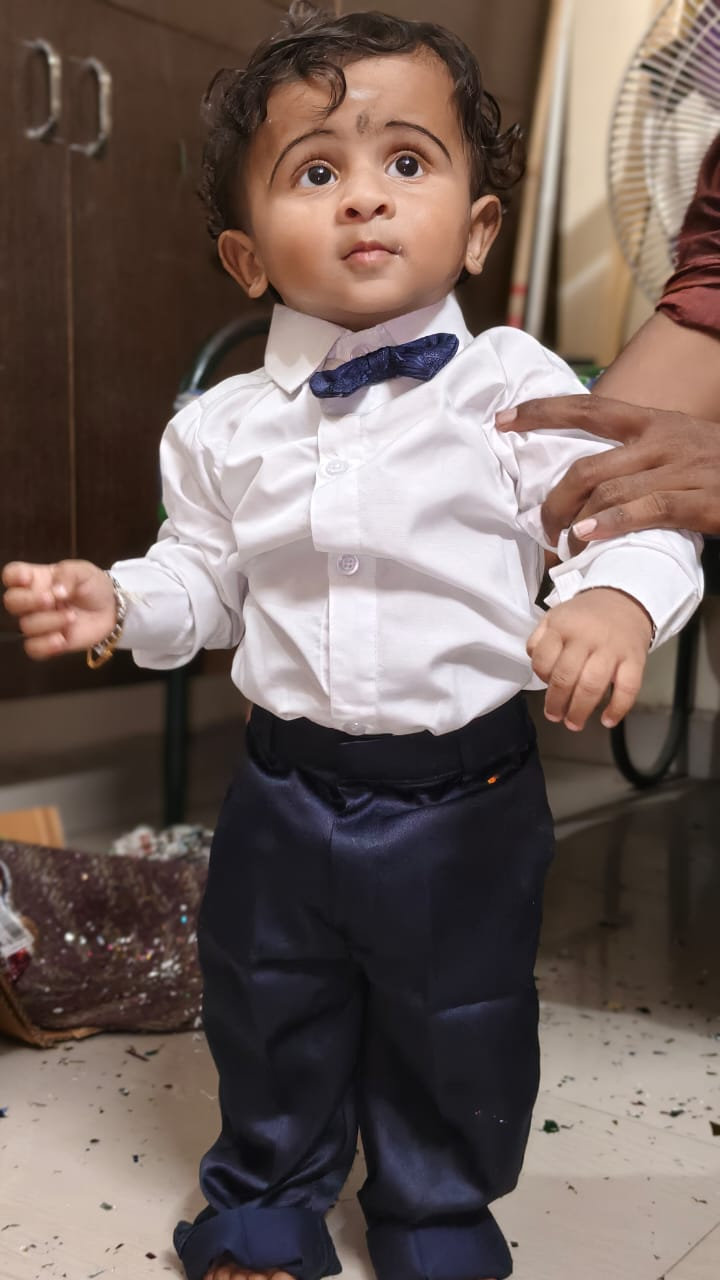
#> input picture WhatsApp Image 2025-12-31 at 11.19.25 AM.jpeg, 720 x 1280 px, given in place of the camera
$ python -i main_code.py   (imports and definitions only)
#> lines starting #> are read from the running program, lines starting #| are printed output that depends on the picture; after the words box and inside, x2 and y2 are one past the last pixel; in counts of white or black regions, pixels touching at a corner belong together
import cv2, os, sys, pickle
import time
import numpy as np
from configs import *
from datetime import datetime, date
import cv2, os, sys, pickle
import time
import numpy as np
from configs import *
from datetime import datetime, date
import sqlite3

# Database Setup
# [19 lines left out: function init_db, not called in this run]

# [1 line not run here, left out]

# Set to track who has been logged in this session
logged_attendees = set()

# [23 lines left out: function log_attendance, not called in this run]

faceCascade = cv2.CascadeClassifier('bin/haarcascade_frontalface_default.xml')
profileCascade = cv2.CascadeClassifier('bin/haarcascade_profileface.xml')

recognizer = cv2.face.LBPHFaceRecognizer_create()

# [11 lines not run here, left out]

def predictFacesFromWebcam(label2name_map):
        video_capture = cv2.VideoCapture(0)
        while True:
                ret, frame = video_capture.read()
#> frame is the input picture: shape (1280, 720, 3); mean B, G, R 92.7, 98.2, 113.8
                print(ret)
#| True
                gray = cv2.cvtColor(frame, cv2.COLOR_BGR2GRAY)
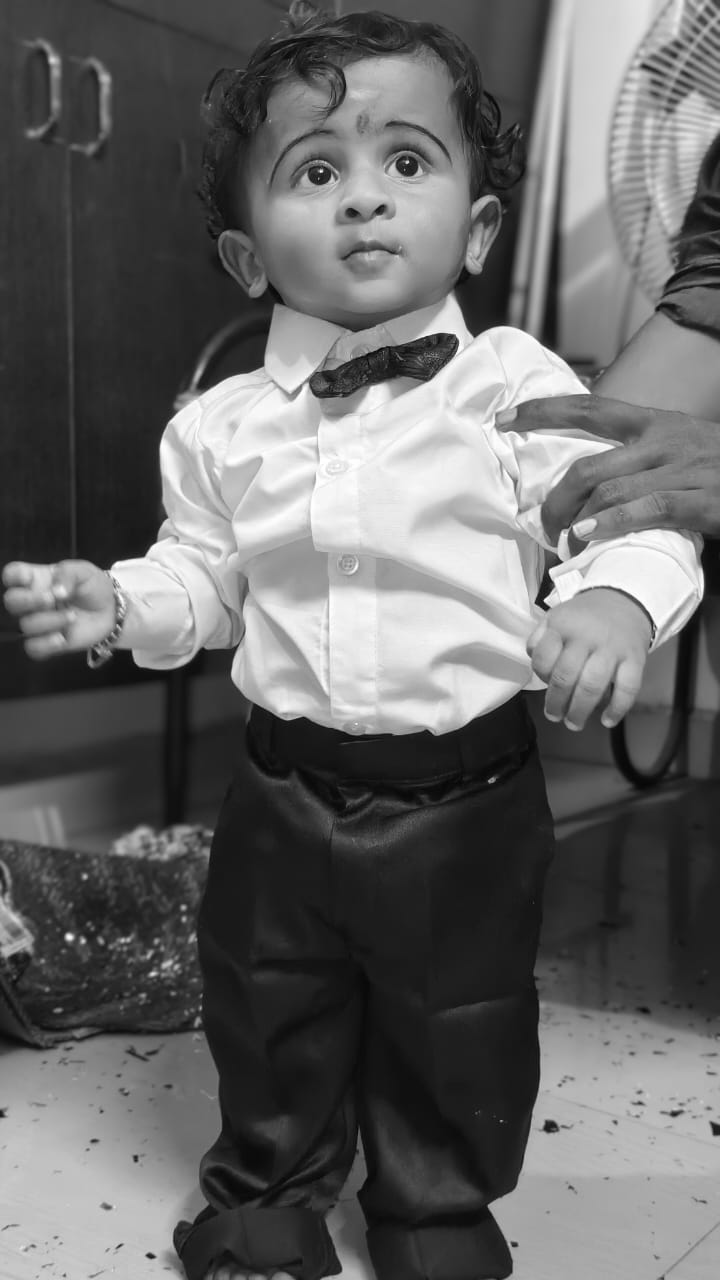
#> gray: shape (1280, 720); min 4, max 255, mean 102.2
                faces = faceCascade.detectMultiScale(gray, scaleFactor, minNeighbors, cascadeFlags, minSize)
#> faces = [[233, 57, 270, 270]]
                for (x, y, w, h) in faces:
                        cv2.rectangle(frame, (x, y), (x+w, y+h), (0, 255, 0), 2)
                        name_predicted, confidence = recognizer.predict(cv2.resize(gray[y: y + h, x: x + w], face_resolution))
                        print(str(name_predicted) +' , ' +str(confidence))
                        if(name_predicted!=0 and confidence<confidence_threshold):
                                name = label2name_map[name_predicted]
                                print("It is predicted as "+name)
                                cv2.putText(frame, name, (x+3,y+h+20), cv2.FONT_HERSHEY_SIMPLEX, 0.7, (0,255,0))
                                log_attendance(name)
#> this loop made 1 pass
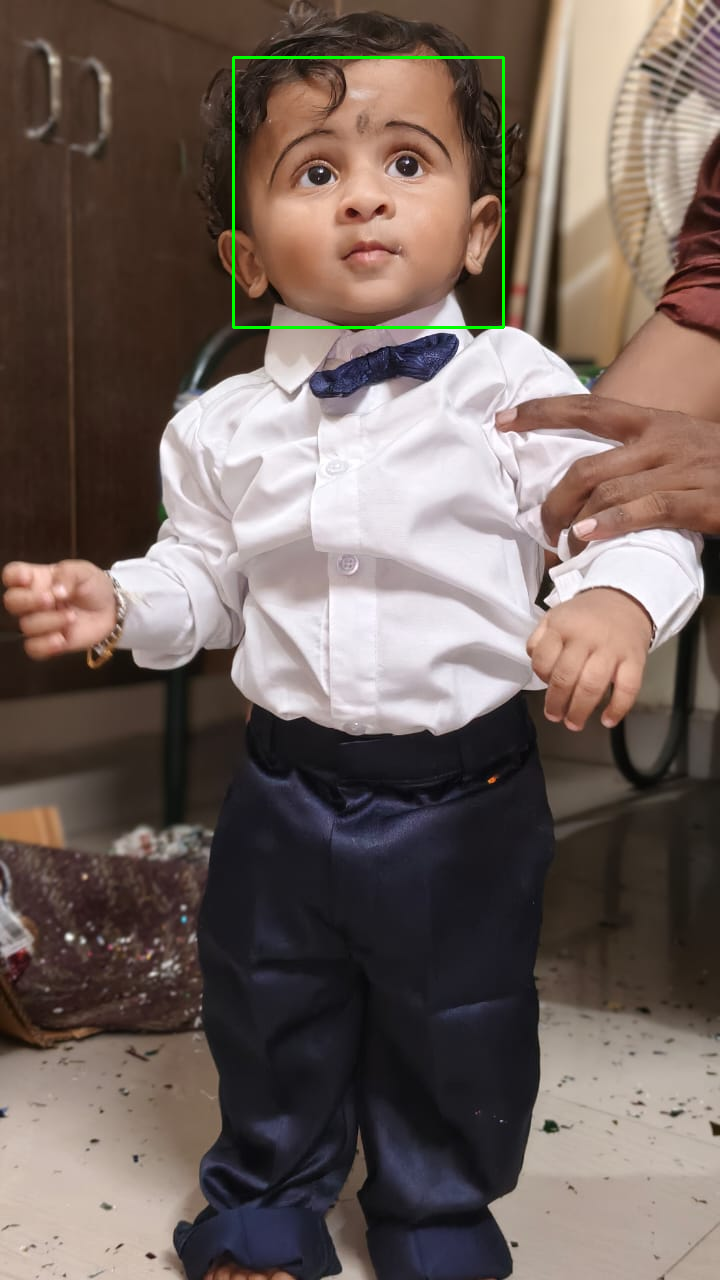
#> frame: shape (1280, 720, 3); 0.35% of pixels changed, all inside (x1, y1, x2, y2) = (232, 56, 505, 329)

                cv2.imshow('Video', frame)
                if cv2.waitKey(1) & 0xFF == ord('q'):
                        print("\nQuitting")
                        break
        video_capture.release()
        cvcv2.destroyAllWindows()
# [1 line not run here, left out]

#> (the run stopped early here; a loop or call above may not have finished)
